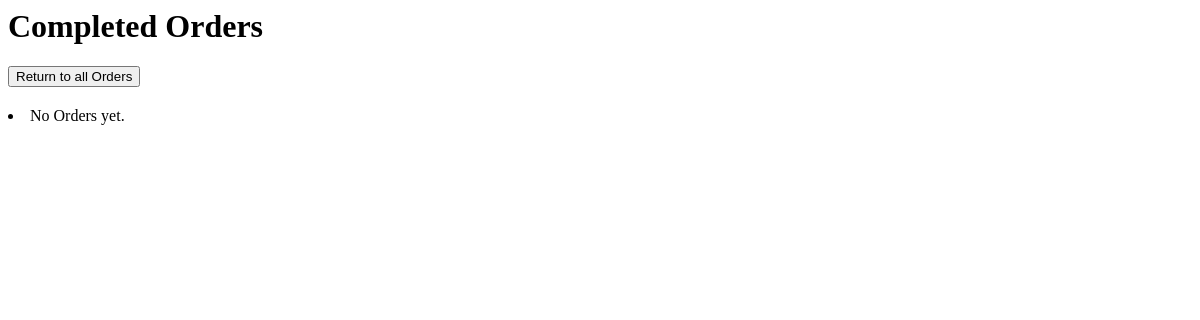
Page /orders/completed on the earlier database version.
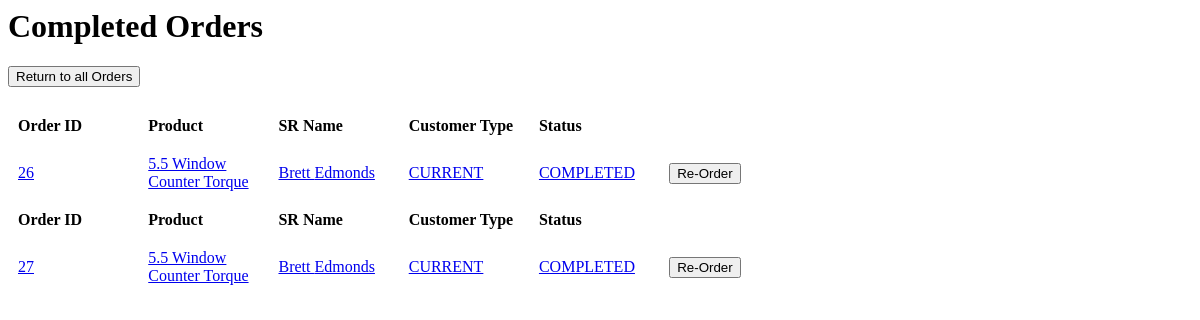
Same page on the later database version.
### orders/models.py (models this page shows, shortened)
class Order(models.Model):
    def validate_true(value):
        if value is False:
            raise ValidationError("You must accept the disclaimer to submit the order.")
    product = models.ForeignKey(
        product_models.Product,
        on_delete=models.SET_NULL,
        null=True
    )
    SR_first_name = models.CharField(max_length=35)
    SR_last_name = models.CharField(max_length=35)
    SR_phone_number = models.PositiveIntegerField(validators=[MaxValueValidator(9999999999)])
    SM_first_name = models.CharField(max_length=35)
    SM_last_name = models.CharField(max_length=35)
    SR_email = models.EmailField(max_length=254)
    physician = models.CharField(max_length=70)
    hospital = models.CharField(max_length=70)
    cust_choices = ( #Choices for the customer type dropdown menu
        ("CURRENT", "Current"),
        ("NEW", "New"),
        ("CONVERSION", "Conversion")
    )
    customer_type = models.CharField(max_length=10, choices=cust_choices, default="CURRENT")
    clinical_need = models.CharField(max_length=200)
    category_choices = (
		("Cervical/Trauma", "Cervical/Trauma"),
		("Interbody Fusion and Vertebral Body Replacement", "Interbody Fusion and Vertebral Body Replacement"),
		("Thoracolumbar", "Thoracolumbar"),
		("MAST", "MAST"),
		("General Instruments", "General Instruments"),
		("New Product", "New Product")
	)
    instrument_category = models.CharField(max_length=47, choices=category_choices, null=True)
    description = models.TextField()
    size = models.CharField(max_length = 120, default = "Standard")
    quantity = models.PositiveIntegerField()
    type_choices = (
		("Simple Modification - Make from Scratch", "Simple Modification - Make from Scratch"),
		("Minor Mod to Standard Device", "Minor Mod to Standard Device"),
		("Complex Design - Requires Predicate", "Complex Design - Requires Predicate"),
		("Complex Assembly - Many Components", "Complex Assembly - Many Components"),
		("New Product", "New Product")
	)
    instrument_type = models.CharField(max_length=39, choices=type_choices, null=True, help_text=
        ("Simple Modification - Make from Scratch: $750-1250. "
        "Minor Mod to Standard Device: $1000-$2000. "
        "Complex Design - Requires Predicate: $1750-$3000. "
        "Complex Assembly - Many Components: $3000-$4500."))
    handle_choices = (
		("1.9 Inch Ball w/ Impact Cap","1.9 Inch Ball w/ Impact Cap"),
		("4.8 Inch Ergonomic Inline","4.8 Inch Ergonomic Inline"),
		("4.75 Inch Tapered w/ Impact Cap","4.75 Inch Tapered w/ Impact Cap"),
		("6 Inch Ergonomic Inline w/ Impact Cap","6 Inch Ergonomic Inline w/ Impact Cap"),
		("4 Inch Cervical Inline w/Impact Cap","4 Inch Cervical Inline w/Impact Cap"),
		("New Product", "New Product"),
		("Not Applicable", "Not Applicable")
	)
    instrument_handle = models.CharField(max_length=37, choices=handle_choices, null=True)
    disclaimer = models.BooleanField(validators=[validate_true], help_text=
        "I agree to submit this request form to my manager for approval.  If actual cost exceeds maximum price range, I will be notified with adjusted price prior to manufacturing with no obligation to continue.")
    status_choices = ( # Allowed status types
        ("SUBMITTED", "Submitted"),
        ("APPROVED", "Approved"),
        ("DENIED", "Denied"),
        ("IN PROGRESS", "In Progress"),
        ("SHIPPED", "Shipped"),
        ("COMPLETED", "Completed")
    )
    status = models.CharField(max_length=11, choices=status_choices, default="SUBMITTED")
    is_reordered = models.BooleanField(default=False)
    num_reorders = models.PositiveIntegerField(default=0)
    parent_reorder = models.ForeignKey('self', on_delete=models.SET_NULL, null=True, default=None)
    denial_reason = models.TextField(default = "")

### products/models.py (models this page shows)
class Product(models.Model):
	name = models.CharField(max_length = 360, default = "New Product")
	description = models.TextField()
	price = models.DecimalField(max_digits=100, decimal_places=2)
	image = models.ImageField(upload_to='media', default="default.jpeg")
	part_number = models.CharField(max_length = 360, default = "X0000000")
	category_choices = (
		("Cervical/Trauma", "Cervical/Trauma"),
		("Interbody Fusion and Vertebral Body Replacement", "Interbody Fusion and Vertebral Body Replacement"),
		("Thoracolumbar", "Thoracolumbar"),
		("MAST", "MAST"),
		("General Instruments", "General Instruments"),
		("New Product", "New Product")
	)
	category = models.CharField(max_length=47, choices=category_choices, null=True)
	size = models.CharField(max_length = 120, default = "Standard")
	handle_choices = (
		("1.9 Inch Ball w/ Impact Cap","1.9 Inch Ball w/ Impact Cap"),
		("4.8 Inch Ergonomic Inline","4.8 Inch Ergonomic Inline"),
		("4.75 Inch Tapered w/ Impact Cap","4.75 Inch Tapered w/ Impact Cap"),
		("6 Inch Ergonomic Inline w/ Impact Cap","6 Inch Ergonomic Inline w/ Impact Cap"),
		("4 Inch Cervical Inline w/Impact Cap","4 Inch Cervical Inline w/Impact Cap"),
		("New Product", "New Product"),
		("Not Applicable", "Not Applicable")
	)
	handle = models.CharField(max_length=37, choices=handle_choices, null=True)
	type_choices = (
		("Simple Modification - Make from Scratch", "Simple Modification - Make from Scratch"),
		("Minor Mod to Standard Device", "Minor Mod to Standard Device"),
		("Complex Design - Requires Predicate", "Complex Design - Requires Predicate"),
		("Complex Assembly - Many Components", "Complex Assembly - Many Components"),
		("New Product", "New Product")
	)
	product_type = models.CharField(max_length=39, choices=type_choices, null=True)
	num_orders = models.PositiveIntegerField(default=0)
	department = models.CharField(max_length=20, blank=True, default='')
	def __str__(self):
		return (self.name)

### orders/views.py (the view)
# urls.py: path('orders/completed', CompletedOrders.as_view(), name='completed_orders'),
class CompletedOrders(ListView): #Completed Orders
    model = Order
    def get_queryset(self): #Overrides the default queryset for listview
        return Order.objects.exclude(hospital = "Enter Hospital") #Excludes the dummy order for a new Product that new product orders are based on
    def get_context_data(self, **kwargs): #Overrides Listview get_context_data method
        context = super(CompletedOrders, self).get_context_data(**kwargs) #Calls original version of method
        context['completed_orders'] = Order.objects.filter( #Creates a subset of the context with only completed orders
                                                        Q(status="COMPLETED") ).exclude(hospital = "Enter Hospital")
        return context
    template_name='orders/completed_order_list.html' #Selects which html template to pass the context to

### orders/templates/orders/completed_order_list.html (shortened to what this page needs)
<h1>Completed Orders</h1>
<h2><a href="/orders/"><button type="button">Return to all Orders</button></a></h2>
{% for order in completed_orders %}
    <table>
    <thead>
        <tr>
        <th>Order ID</th>
        <th>Product</th>
        <th>SR Name</th>
        <th>Customer Type</th>
        <th>Status</th>
        <th></th>
        </tr>
    </thead>
    <tbody>
    <tr>
        <td><a href="/orders/{{ order.id }}">{{ order.id }}</a></td>
        <td><a href="/orders/{{ order.id }}">{{ order.product }}</a></td>
        <td><a href="/orders/{{ order.id }}">{{ order.SR_first_name }} {{ order.SR_last_name }}</a></td>
        <td><a href="/orders/{{ order.id }}">{{ order.customer_type }}</a></td>
        <td><a href="/orders/{{ order.id }}">{{ order.status }}</a></td>
        <td><a href="/orders/{{ order.id }}/reorder"><button type = "button">Re-Order</button></a></td>
        </tr>
    </tbody>
</table>
{% empty %}
    <li>No Orders yet.</li>
{% endfor %}

Differences in the rows shown:
added Order: id "26", product "5.5 Window Counter Torque", SR_first_name "Brett", SR_last_name "Edmonds", customer_type "CURRENT", status "COMPLETED"
added Order: id "27", product "5.5 Window Counter Torque", SR_first_name "Brett", SR_last_name "Edmonds", customer_type "CURRENT", status "COMPLETED"
Other differences:
text no longer shown: "No Orders yet."
